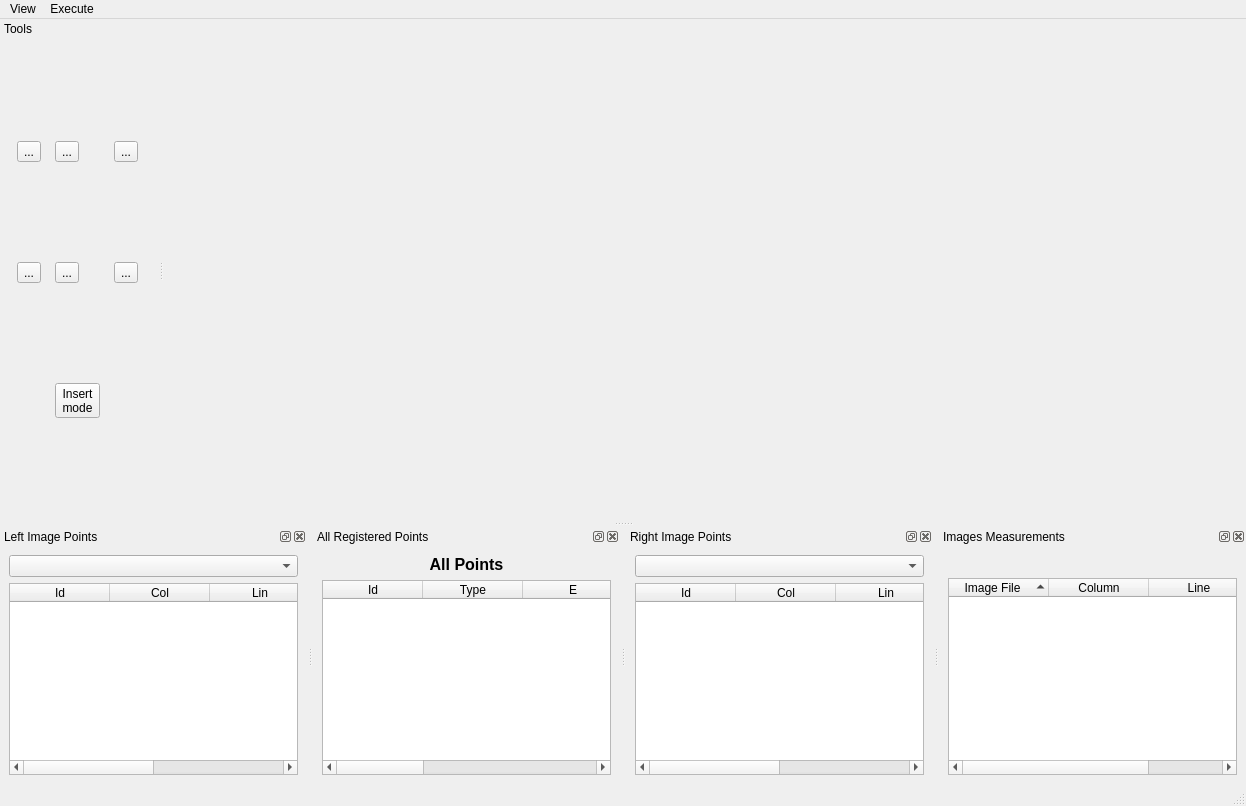
 <widget class="QMainWindow" name="PTMainWindow">
  <property name="geometry">
   <rect>
    <x>0</x>
    <y>0</y>
    <width>1246</width>
    <height>806</height>
   </rect>
  </property>
  <property name="windowTitle">
   <string>MainWindow</string>
  </property>
  <property name="autoFillBackground">
   <bool>true</bool>
  </property>
  <widget class="QWidget" name="centralwidget">
   <property name="maximumSize">
    <size>
     <width>16777215</width>
     <height>16777215</height>
    </size>
   </property>
   <layout class="QHBoxLayout" name="horizontalLayout">
    <item>
     <layout class="QVBoxLayout" name="viewerLayout">
      <property name="sizeConstraint">
       <enum>QLayout::SetNoConstraint</enum>
      </property>
     </layout>
    </item>
   </layout>
  </widget>
  <widget class="QMenuBar" name="menubar">
   <property name="geometry">
    <rect>
     <x>0</x>
     <y>0</y>
     <width>1246</width>
     <height>25</height>
    </rect>
   </property>
   <widget class="QMenu" name="menuView">
    <property name="title">
     <string>View</string>
    </property>
   </widget>
   <widget class="QMenu" name="menuExecute">
    <property name="title">
     <string>Execute</string>
    </property>
    <addaction name="actionCalculateFotoTri"/>
   </widget>
   <addaction name="menuView"/>
   <addaction name="menuExecute"/>
  </widget>
  <widget class="QStatusBar" name="statusBar"/>
  <widget class="QDockWidget" name="leftImageDock">
   <property name="sizePolicy">
    <sizepolicy hsizetype="MinimumExpanding" vsizetype="Preferred">
     <horstretch>0</horstretch>
     <verstretch>0</verstretch>
    </sizepolicy>
   </property>
   <property name="minimumSize">
    <size>
     <width>107</width>
     <height>164</height>
    </size>
   </property>
   <property name="features">
    <set>QDockWidget::AllDockWidgetFeatures</set>
   </property>
   <property name="allowedAreas">
    <set>Qt::BottomDockWidgetArea</set>
   </property>
   <property name="windowTitle">
    <string>Left Image Points</string>
   </property>
   <attribute name="dockWidgetArea">
    <number>8</number>
   </attribute>
   <widget class="QWidget" name="dockWidgetContents_7">
    <layout class="QVBoxLayout" name="verticalLayout">
     <item>
      <widget class="QComboBox" name="leftImageComboBox"/>
     </item>
     <item>
      <widget class="br::uerj::eng::efoto::ETableWidget" name="leftImageTableWidget">
       <property name="focusPolicy">
        <enum>Qt::StrongFocus</enum>
       </property>
       <property name="toolTip">
        <string comment="disambi" extracomment="comment">&lt;!DOCTYPE HTML PUBLIC &quot;-//W3C//DTD HTML 4.0//EN&quot; &quot;http://www.w3.org/TR/REC-html40/strict.dtd&quot;&gt;
&lt;html&gt;&lt;head&gt;&lt;meta name=&quot;qrichtext&quot; content=&quot;1&quot; /&gt;&lt;style type=&quot;text/css&quot;&gt;
p, li { white-space: pre-wrap; }
&lt;/style&gt;&lt;/head&gt;&lt;body style=&quot; font-family:'Sans'; font-size:10pt; font-weight:400; font-style:normal;&quot;&gt;
&lt;p style=&quot; margin-top:0px; margin-bottom:0px; margin-left:0px; margin-right:0px; -qt-block-indent:0; text-indent:0px;&quot;&gt;&lt;span style=&quot; color:#000000;&quot;&gt;Table with image's points&lt;/span&gt;&lt;/p&gt;&lt;/body&gt;&lt;/html&gt;</string>
       </property>
       <property name="editTriggers">
        <set>QAbstractItemView::NoEditTriggers</set>
       </property>
       <property name="showDropIndicator" stdset="0">
        <bool>false</bool>
       </property>
       <property name="dragDropOverwriteMode">
        <bool>false</bool>
       </property>
       <property name="sortingEnabled">
        <bool>true</bool>
       </property>
       <property name="rowCount">
        <number>0</number>
       </property>
       <property name="columnCount">
        <number>4</number>
       </property>
       <column>
        <property name="text">
         <string>Id</string>
        </property>
       </column>
       <column>
        <property name="text">
         <string>Col</string>
        </property>
       </column>
       <column>
        <property name="text">
         <string>Lin</string>
        </property>
       </column>
       <column>
        <property name="text">
         <string>key</string>
        </property>
       </column>
      </widget>
     </item>
    </layout>
   </widget>
  </widget>
  <widget class="QDockWidget" name="pointsDock">
   <property name="sizePolicy">
    <sizepolicy hsizetype="MinimumExpanding" vsizetype="Preferred">
     <horstretch>0</horstretch>
     <verstretch>0</verstretch>
    </sizepolicy>
   </property>
   <property name="minimumSize">
    <size>
     <width>103</width>
     <height>152</height>
    </size>
   </property>
   <property name="features">
    <set>QDockWidget::AllDockWidgetFeatures</set>
   </property>
   <property name="allowedAreas">
    <set>Qt::BottomDockWidgetArea</set>
   </property>
   <property name="windowTitle">
    <string>All Registered Points</string>
   </property>
   <attribute name="dockWidgetArea">
    <number>8</number>
   </attribute>
   <widget class="QWidget" name="dockWidgetContents_8">
    <layout class="QVBoxLayout" name="verticalLayout_2">
     <item>
      <widget class="QLabel" name="label_2">
       <property name="sizePolicy">
        <sizepolicy hsizetype="Minimum" vsizetype="Preferred">
         <horstretch>0</horstretch>
         <verstretch>0</verstretch>
        </sizepolicy>
       </property>
       <property name="text">
        <string>&lt;!DOCTYPE HTML PUBLIC &quot;-//W3C//DTD HTML 4.0//EN&quot; &quot;http://www.w3.org/TR/REC-html40/strict.dtd&quot;&gt;
&lt;html&gt;&lt;head&gt;&lt;meta name=&quot;qrichtext&quot; content=&quot;1&quot; /&gt;&lt;style type=&quot;text/css&quot;&gt;
p, li { white-space: pre-wrap; }
&lt;/style&gt;&lt;/head&gt;&lt;body style=&quot; font-family:'MS Shell Dlg 2'; font-size:8.25pt; font-weight:400; font-style:normal;&quot;&gt;
&lt;p align=&quot;center&quot; style=&quot; margin-top:0px; margin-bottom:0px; margin-left:0px; margin-right:0px; -qt-block-indent:0; text-indent:0px;&quot;&gt;&lt;span style=&quot; font-size:12pt; font-weight:600;&quot;&gt;All Points&lt;/span&gt;&lt;/p&gt;&lt;/body&gt;&lt;/html&gt;</string>
       </property>
      </widget>
     </item>
     <item>
      <widget class="br::uerj::eng::efoto::ETableWidget" name="pointsTableWidget">
       <property name="toolTip">
        <string>&lt;!DOCTYPE HTML PUBLIC &quot;-//W3C//DTD HTML 4.0//EN&quot; &quot;http://www.w3.org/TR/REC-html40/strict.dtd&quot;&gt;
&lt;html&gt;&lt;head&gt;&lt;meta name=&quot;qrichtext&quot; content=&quot;1&quot; /&gt;&lt;style type=&quot;text/css&quot;&gt;
p, li { white-space: pre-wrap; }
&lt;/style&gt;&lt;/head&gt;&lt;body style=&quot; font-family:'Sans'; font-size:10pt; font-weight:400; font-style:normal;&quot;&gt;
&lt;p style=&quot; margin-top:0px; margin-bottom:0px; margin-left:0px; margin-right:0px; -qt-block-indent:0; text-indent:0px;&quot;&gt;&lt;span style=&quot; color:#000000;&quot;&gt;Table with all points&lt;/span&gt;&lt;/p&gt;&lt;/body&gt;&lt;/html&gt;</string>
       </property>
       <property name="sortingEnabled">
        <bool>true</bool>
       </property>
       <property name="rowCount">
        <number>0</number>
       </property>
       <property name="columnCount">
        <number>6</number>
       </property>
       <column>
        <property name="text">
         <string>Id</string>
        </property>
       </column>
       <column>
        <property name="text">
         <string>Type</string>
        </property>
       </column>
       <column>
        <property name="text">
         <string>E</string>
        </property>
       </column>
       <column>
        <property name="text">
         <string>N</string>
        </property>
       </column>
       <column>
        <property name="text">
         <string>H</string>
        </property>
       </column>
       <column>
        <property name="text">
         <string>keys</string>
        </property>
       </column>
      </widget>
     </item>
    </layout>
   </widget>
  </widget>
  <widget class="QDockWidget" name="rightImageDock">
   <property name="sizePolicy">
    <sizepolicy hsizetype="MinimumExpanding" vsizetype="Preferred">
     <horstretch>0</horstretch>
     <verstretch>0</verstretch>
    </sizepolicy>
   </property>
   <property name="minimumSize">
    <size>
     <width>107</width>
     <height>164</height>
    </size>
   </property>
   <property name="features">
    <set>QDockWidget::AllDockWidgetFeatures</set>
   </property>
   <property name="allowedAreas">
    <set>Qt::BottomDockWidgetArea</set>
   </property>
   <property name="windowTitle">
    <string>Right Image Points</string>
   </property>
   <attribute name="dockWidgetArea">
    <number>8</number>
   </attribute>
   <widget class="QWidget" name="dockWidgetContents_9">
    <layout class="QVBoxLayout" name="verticalLayout_3">
     <item>
      <widget class="QComboBox" name="rightImageComboBox"/>
     </item>
     <item>
      <widget class="br::uerj::eng::efoto::ETableWidget" name="rightImageTableWidget">
       <property name="toolTip">
        <string>&lt;!DOCTYPE HTML PUBLIC &quot;-//W3C//DTD HTML 4.0//EN&quot; &quot;http://www.w3.org/TR/REC-html40/strict.dtd&quot;&gt;
&lt;html&gt;&lt;head&gt;&lt;meta name=&quot;qrichtext&quot; content=&quot;1&quot; /&gt;&lt;style type=&quot;text/css&quot;&gt;
p, li { white-space: pre-wrap; }
&lt;/style&gt;&lt;/head&gt;&lt;body style=&quot; font-family:'Sans'; font-size:10pt; font-weight:400; font-style:normal;&quot;&gt;
&lt;p style=&quot; margin-top:0px; margin-bottom:0px; margin-left:0px; margin-right:0px; -qt-block-indent:0; text-indent:0px;&quot;&gt;&lt;span style=&quot; color:#000000;&quot;&gt;Table with image's points&lt;/span&gt;&lt;/p&gt;&lt;/body&gt;&lt;/html&gt;</string>
       </property>
       <property name="sortingEnabled">
        <bool>true</bool>
       </property>
       <property name="rowCount">
        <number>0</number>
       </property>
       <property name="columnCount">
        <number>4</number>
       </property>
       <column>
        <property name="text">
         <string>Id</string>
        </property>
       </column>
       <column>
        <property name="text">
         <string>Col</string>
        </property>
       </column>
       <column>
        <property name="text">
         <string>Lin</string>
        </property>
       </column>
       <column>
        <property name="text">
         <string>Key</string>
        </property>
       </column>
      </widget>
     </item>
    </layout>
   </widget>
  </widget>
  <widget class="QDockWidget" name="toolsDockWidget">
   <property name="sizePolicy">
    <sizepolicy hsizetype="Minimum" vsizetype="Minimum">
     <horstretch>0</horstretch>
     <verstretch>0</verstretch>
    </sizepolicy>
   </property>
   <property name="minimumSize">
    <size>
     <width>158</width>
     <height>177</height>
    </size>
   </property>
   <property name="maximumSize">
    <size>
     <width>500</width>
     <height>524287</height>
    </size>
   </property>
   <property name="baseSize">
    <size>
     <width>200</width>
     <height>300</height>
    </size>
   </property>
   <property name="features">
    <set>QDockWidget::DockWidgetMovable</set>
   </property>
   <property name="allowedAreas">
    <set>Qt::LeftDockWidgetArea|Qt::RightDockWidgetArea</set>
   </property>
   <property name="windowTitle">
    <string>Tools</string>
   </property>
   <attribute name="dockWidgetArea">
    <number>1</number>
   </attribute>
   <widget class="QWidget" name="dockWidgetContents_2">
    <layout class="QGridLayout" name="gridLayout">
     <item row="0" column="0">
      <widget class="QToolButton" name="markToolButton">
       <property name="toolTip">
        <string>&lt;!DOCTYPE HTML PUBLIC &quot;-//W3C//DTD HTML 4.0//EN&quot; &quot;http://www.w3.org/TR/REC-html40/strict.dtd&quot;&gt;
&lt;html&gt;&lt;head&gt;&lt;meta name=&quot;qrichtext&quot; content=&quot;1&quot; /&gt;&lt;style type=&quot;text/css&quot;&gt;
p, li { white-space: pre-wrap; }
&lt;/style&gt;&lt;/head&gt;&lt;body style=&quot; font-family:'Sans'; font-size:10pt; font-weight:400; font-style:normal;&quot;&gt;
&lt;p style=&quot; margin-top:0px; margin-bottom:0px; margin-left:0px; margin-right:0px; -qt-block-indent:0; text-indent:0px;&quot;&gt;&lt;span style=&quot; color:#000000;&quot;&gt;Create a photogrammetric point in project&lt;/span&gt;&lt;/p&gt;&lt;/body&gt;&lt;/html&gt;</string>
       </property>
       <property name="text">
        <string>...</string>
       </property>
       <property name="icon">
        <iconset resource="../resource/resource.qrc">
         <normaloff>:/icon/addmark.png</normaloff>:/icon/addmark.png</iconset>
       </property>
       <property name="iconSize">
        <size>
         <width>32</width>
         <height>32</height>
        </size>
       </property>
      </widget>
     </item>
     <item row="0" column="1">
      <widget class="QToolButton" name="flightDirectionToolButton">
       <property name="text">
        <string>...</string>
       </property>
       <property name="icon">
        <iconset resource="../resource/resource.qrc">
         <normaloff>:/icon/fd.png</normaloff>:/icon/fd.png</iconset>
       </property>
       <property name="iconSize">
        <size>
         <width>32</width>
         <height>32</height>
        </size>
       </property>
      </widget>
     </item>
     <item row="0" column="2">
      <widget class="QToolButton" name="calculateFotoTriToolButton">
       <property name="text">
        <string>...</string>
       </property>
       <property name="icon">
        <iconset resource="../resource/resource.qrc">
         <normaloff>:/icon/exterior.png</normaloff>:/icon/exterior.png</iconset>
       </property>
       <property name="iconSize">
        <size>
         <width>32</width>
         <height>32</height>
        </size>
       </property>
      </widget>
     </item>
     <item row="1" column="0">
      <widget class="QToolButton" name="saveMarksButton">
       <property name="toolTip">
        <string>&lt;!DOCTYPE HTML PUBLIC &quot;-//W3C//DTD HTML 4.0//EN&quot; &quot;http://www.w3.org/TR/REC-html40/strict.dtd&quot;&gt;
&lt;html&gt;&lt;head&gt;&lt;meta name=&quot;qrichtext&quot; content=&quot;1&quot; /&gt;&lt;style type=&quot;text/css&quot;&gt;
p, li { white-space: pre-wrap; }
&lt;/style&gt;&lt;/head&gt;&lt;body style=&quot; font-family:'MS Shell Dlg 2'; font-size:8.25pt; font-weight:400; font-style:normal;&quot;&gt;
&lt;p style=&quot; margin-top:0px; margin-bottom:0px; margin-left:0px; margin-right:0px; -qt-block-indent:0; text-indent:0px;&quot;&gt;&lt;span style=&quot; color:#000000;&quot;&gt;Save only marks&lt;/span&gt;&lt;/p&gt;&lt;/body&gt;&lt;/html&gt;</string>
       </property>
       <property name="text">
        <string>...</string>
       </property>
       <property name="icon">
        <iconset resource="../resource/resource.qrc">
         <normaloff>:/icon/filesave</normaloff>:/icon/filesave</iconset>
       </property>
       <property name="iconSize">
        <size>
         <width>32</width>
         <height>32</height>
        </size>
       </property>
      </widget>
     </item>
     <item row="1" column="1">
      <widget class="QToolButton" name="viewReportToolButton">
       <property name="text">
        <string>...</string>
       </property>
       <property name="icon">
        <iconset resource="../resource/resource.qrc">
         <normaloff>:/icon/table.png</normaloff>:/icon/table.png</iconset>
       </property>
       <property name="iconSize">
        <size>
         <width>32</width>
         <height>32</height>
        </size>
       </property>
      </widget>
     </item>
     <item row="1" column="2">
      <widget class="QToolButton" name="exportToKmlButton">
       <property name="toolTip">
        <string>&lt;!DOCTYPE HTML PUBLIC &quot;-//W3C//DTD HTML 4.0//EN&quot; &quot;http://www.w3.org/TR/REC-html40/strict.dtd&quot;&gt;
&lt;html&gt;&lt;head&gt;&lt;meta name=&quot;qrichtext&quot; content=&quot;1&quot; /&gt;&lt;style type=&quot;text/css&quot;&gt;
p, li { white-space: pre-wrap; }
&lt;/style&gt;&lt;/head&gt;&lt;body style=&quot; font-family:'MS Shell Dlg 2'; font-size:8.25pt; font-weight:400; font-style:normal;&quot;&gt;
&lt;p style=&quot; margin-top:0px; margin-bottom:0px; margin-left:0px; margin-right:0px; -qt-block-indent:0; text-indent:0px;&quot;&gt;&lt;span style=&quot; font-size:8pt; font-weight:600; color:#000000;&quot;&gt;Make a google Earthfile with marks and images limits&lt;/span&gt;&lt;/p&gt;&lt;/body&gt;&lt;/html&gt;</string>
       </property>
       <property name="text">
        <string>...</string>
       </property>
       <property name="icon">
        <iconset resource="../resource/resource.qrc">
         <normaloff>:/icon/exportKMLIcon.png</normaloff>:/icon/exportKMLIcon.png</iconset>
       </property>
       <property name="iconSize">
        <size>
         <width>32</width>
         <height>32</height>
        </size>
       </property>
      </widget>
     </item>
     <item row="2" column="1">
      <widget class="QToolButton" name="insertPointInButton">
       <property name="toolTip">
        <string>&lt;!DOCTYPE HTML PUBLIC &quot;-//W3C//DTD HTML 4.0//EN&quot; &quot;http://www.w3.org/TR/REC-html40/strict.dtd&quot;&gt;
&lt;html&gt;&lt;head&gt;&lt;meta name=&quot;qrichtext&quot; content=&quot;1&quot; /&gt;&lt;style type=&quot;text/css&quot;&gt;
p, li { white-space: pre-wrap; }
&lt;/style&gt;&lt;/head&gt;&lt;body style=&quot; font-family:'Sans'; font-size:10pt; font-weight:400; font-style:normal;&quot;&gt;
&lt;p style=&quot; margin-top:0px; margin-bottom:0px; margin-left:0px; margin-right:0px; -qt-block-indent:0; text-indent:0px;&quot;&gt;&lt;span style=&quot; color:#000000;&quot;&gt;Change to insertion mode to ON or OFF&lt;/span&gt;&lt;/p&gt;&lt;/body&gt;&lt;/html&gt;</string>
       </property>
       <property name="statusTip">
        <string/>
       </property>
       <property name="text">
        <string>Insert
mode</string>
       </property>
       <property name="checkable">
        <bool>true</bool>
       </property>
       <property name="popupMode">
        <enum>QToolButton::InstantPopup</enum>
       </property>
       <property name="toolButtonStyle">
        <enum>Qt::ToolButtonTextOnly</enum>
       </property>
       <property name="autoRaise">
        <bool>false</bool>
       </property>
       <property name="arrowType">
        <enum>Qt::LeftArrow</enum>
       </property>
      </widget>
     </item>
    </layout>
   </widget>
  </widget>
  <widget class="QDockWidget" name="appearancesImagesDock">
   <property name="sizePolicy">
    <sizepolicy hsizetype="MinimumExpanding" vsizetype="Minimum">
     <horstretch>0</horstretch>
     <verstretch>0</verstretch>
    </sizepolicy>
   </property>
   <property name="minimumSize">
    <size>
     <width>102</width>
     <height>150</height>
    </size>
   </property>
   <property name="windowTitle">
    <string>Images Measurements</string>
   </property>
   <attribute name="dockWidgetArea">
    <number>8</number>
   </attribute>
   <widget class="QWidget" name="dockWidgetContents">
    <layout class="QVBoxLayout" name="verticalLayout_4">
     <item>
      <widget class="QLabel" name="pointIdLabel">
       <property name="sizePolicy">
        <sizepolicy hsizetype="Preferred" vsizetype="Fixed">
         <horstretch>0</horstretch>
         <verstretch>0</verstretch>
        </sizepolicy>
       </property>
       <property name="minimumSize">
        <size>
         <width>0</width>
         <height>17</height>
        </size>
       </property>
       <property name="maximumSize">
        <size>
         <width>16777215</width>
         <height>17</height>
        </size>
       </property>
       <property name="text">
        <string/>
       </property>
       <property name="alignment">
        <set>Qt::AlignCenter</set>
       </property>
      </widget>
     </item>
     <item>
      <widget class="QTreeWidget" name="imagesPointTreeWidget">
       <property name="sizePolicy">
        <sizepolicy hsizetype="Preferred" vsizetype="Preferred">
         <horstretch>0</horstretch>
         <verstretch>0</verstretch>
        </sizepolicy>
       </property>
       <property name="minimumSize">
        <size>
         <width>0</width>
         <height>0</height>
        </size>
       </property>
       <property name="maximumSize">
        <size>
         <width>16777215</width>
         <height>16777215</height>
        </size>
       </property>
       <property name="autoScroll">
        <bool>true</bool>
       </property>
       <property name="editTriggers">
        <set>QAbstractItemView::NoEditTriggers</set>
       </property>
       <property name="showDropIndicator" stdset="0">
        <bool>false</bool>
       </property>
       <property name="dragDropMode">
        <enum>QAbstractItemView::NoDragDrop</enum>
       </property>
       <property name="alternatingRowColors">
        <bool>true</bool>
       </property>
       <property name="selectionMode">
        <enum>QAbstractItemView::SingleSelection</enum>
       </property>
       <property name="indentation">
        <number>0</number>
       </property>
       <property name="rootIsDecorated">
        <bool>true</bool>
       </property>
       <property name="uniformRowHeights">
        <bool>true</bool>
       </property>
       <property name="itemsExpandable">
        <bool>true</bool>
       </property>
       <property name="sortingEnabled">
        <bool>true</bool>
       </property>
       <property name="animated">
        <bool>true</bool>
       </property>
       <property name="wordWrap">
        <bool>true</bool>
       </property>
       <property name="columnCount">
        <number>4</number>
       </property>
       <attribute name="headerShowSortIndicator" stdset="0">
        <bool>true</bool>
       </attribute>
       <attribute name="headerStretchLastSection">
        <bool>true</bool>
       </attribute>
       <column>
        <property name="text">
         <string>Image File</string>
        </property>
        <property name="textAlignment">
         <set>AlignHCenter|AlignVCenter|AlignCenter</set>
        </property>
       </column>
       <column>
        <property name="text">
         <string notr="true">Column</string>
        </property>
        <property name="textAlignment">
         <set>AlignHCenter|AlignVCenter|AlignCenter</set>
        </property>
       </column>
       <column>
        <property name="text">
         <string notr="true">Line</string>
        </property>
        <property name="textAlignment">
         <set>AlignHCenter|AlignVCenter|AlignCenter</set>
        </property>
       </column>
       <column>
        <property name="text">
         <string notr="true">Image Key</string>
        </property>
        <property name="textAlignment">
         <set>AlignHCenter|AlignVCenter|AlignCenter</set>
        </property>
       </column>
      </widget>
     </item>
    </layout>
   </widget>
  </widget>
  <action name="actionSet_Mark">
   <property name="checkable">
    <bool>true</bool>
   </property>
   <property name="icon">
    <iconset>
     <normaloff>:/icon/mark.png</normaloff>:/icon/mark.png</iconset>
   </property>
   <property name="text">
    <string>actionSet_Mark</string>
   </property>
   <property name="toolTip">
    <string>&lt;!DOCTYPE HTML PUBLIC &quot;-//W3C//DTD HTML 4.0//EN&quot; &quot;http://www.w3.org/TR/REC-html40/strict.dtd&quot;&gt;
&lt;html&gt;&lt;head&gt;&lt;meta name=&quot;qrichtext&quot; content=&quot;1&quot; /&gt;&lt;style type=&quot;text/css&quot;&gt;
p, li { white-space: pre-wrap; }
&lt;/style&gt;&lt;/head&gt;&lt;body style=&quot; font-family:'Sans'; font-size:10pt; font-weight:400; font-style:normal;&quot;&gt;
&lt;p style=&quot; margin-top:0px; margin-bottom:0px; margin-left:0px; margin-right:0px; -qt-block-indent:0; text-indent:0px;&quot;&gt;&lt;span style=&quot; color:#000000;&quot;&gt;Mark point in image&lt;/span&gt;&lt;/p&gt;&lt;/body&gt;&lt;/html&gt;</string>
   </property>
   <property name="iconVisibleInMenu">
    <bool>false</bool>
   </property>
   <property name="priority">
    <enum>QAction::LowPriority</enum>
   </property>
  </action>
  <action name="actionMove">
   <property name="checkable">
    <bool>true</bool>
   </property>
   <property name="icon">
    <iconset resource="../resource/resource.qrc">
     <normaloff>:/icon/move.png</normaloff>:/icon/move.png</iconset>
   </property>
   <property name="text">
    <string>move</string>
   </property>
   <property name="toolTip">
    <string>&lt;!DOCTYPE HTML PUBLIC &quot;-//W3C//DTD HTML 4.0//EN&quot; &quot;http://www.w3.org/TR/REC-html40/strict.dtd&quot;&gt;
&lt;html&gt;&lt;head&gt;&lt;meta name=&quot;qrichtext&quot; content=&quot;1&quot; /&gt;&lt;style type=&quot;text/css&quot;&gt;
p, li { white-space: pre-wrap; }
&lt;/style&gt;&lt;/head&gt;&lt;body style=&quot; font-family:'Sans'; font-size:10pt; font-weight:400; font-style:normal;&quot;&gt;
&lt;p style=&quot; margin-top:0px; margin-bottom:0px; margin-left:0px; margin-right:0px; -qt-block-indent:0; text-indent:0px;&quot;&gt;&lt;span style=&quot; color:#000000;&quot;&gt;Move a image&lt;/span&gt;&lt;/p&gt;&lt;/body&gt;&lt;/html&gt;</string>
   </property>
  </action>
  <action name="actionZoom">
   <property name="checkable">
    <bool>true</bool>
   </property>
   <property name="icon">
    <iconset resource="../resource/resource.qrc">
     <normaloff>:/icon/find.png</normaloff>:/icon/find.png</iconset>
   </property>
   <property name="text">
    <string>zoom</string>
   </property>
   <property name="toolTip">
    <string>&lt;!DOCTYPE HTML PUBLIC &quot;-//W3C//DTD HTML 4.0//EN&quot; &quot;http://www.w3.org/TR/REC-html40/strict.dtd&quot;&gt;
&lt;html&gt;&lt;head&gt;&lt;meta name=&quot;qrichtext&quot; content=&quot;1&quot; /&gt;&lt;style type=&quot;text/css&quot;&gt;
p, li { white-space: pre-wrap; }
&lt;/style&gt;&lt;/head&gt;&lt;body style=&quot; font-family:'Sans'; font-size:10pt; font-weight:400; font-style:normal;&quot;&gt;
&lt;p style=&quot; margin-top:0px; margin-bottom:0px; margin-left:0px; margin-right:0px; -qt-block-indent:0; text-indent:0px;&quot;&gt;&lt;span style=&quot; color:#000000;&quot;&gt;Zoom in image&lt;/span&gt;&lt;/p&gt;&lt;/body&gt;&lt;/html&gt;</string>
   </property>
  </action>
  <action name="actionFit_View">
   <property name="icon">
    <iconset resource="../resource/resource.qrc">
     <normaloff>:/icon/fit.png</normaloff>:/icon/fit.png</iconset>
   </property>
   <property name="text">
    <string>fit</string>
   </property>
   <property name="toolTip">
    <string>&lt;!DOCTYPE HTML PUBLIC &quot;-//W3C//DTD HTML 4.0//EN&quot; &quot;http://www.w3.org/TR/REC-html40/strict.dtd&quot;&gt;
&lt;html&gt;&lt;head&gt;&lt;meta name=&quot;qrichtext&quot; content=&quot;1&quot; /&gt;&lt;style type=&quot;text/css&quot;&gt;
p, li { white-space: pre-wrap; }
&lt;/style&gt;&lt;/head&gt;&lt;body style=&quot; font-family:'Sans'; font-size:10pt; font-weight:400; font-style:normal;&quot;&gt;
&lt;p style=&quot; margin-top:0px; margin-bottom:0px; margin-left:0px; margin-right:0px; -qt-block-indent:0; text-indent:0px;&quot;&gt;&lt;span style=&quot; color:#000000;&quot;&gt;Fit image in all possible area&lt;/span&gt;&lt;/p&gt;&lt;/body&gt;&lt;/html&gt;</string>
   </property>
  </action>
  <action name="actionFoto_Tri">
   <property name="icon">
    <iconset resource="../resource/resource.qrc">
     <normaloff>:/icon/exterior.png</normaloff>:/icon/exterior.png</iconset>
   </property>
   <property name="text">
    <string>fotoTri</string>
   </property>
   <property name="toolTip">
    <string>&lt;!DOCTYPE HTML PUBLIC &quot;-//W3C//DTD HTML 4.0//EN&quot; &quot;http://www.w3.org/TR/REC-html40/strict.dtd&quot;&gt;
&lt;html&gt;&lt;head&gt;&lt;meta name=&quot;qrichtext&quot; content=&quot;1&quot; /&gt;&lt;style type=&quot;text/css&quot;&gt;
p, li { white-space: pre-wrap; }
&lt;/style&gt;&lt;/head&gt;&lt;body style=&quot; font-family:'Sans'; font-size:10pt; font-weight:400; font-style:normal;&quot;&gt;
&lt;p style=&quot; margin-top:0px; margin-bottom:0px; margin-left:0px; margin-right:0px; -qt-block-indent:0; text-indent:0px;&quot;&gt;&lt;span style=&quot; color:#000000;&quot;&gt;Run PhotoTriangulation&lt;/span&gt;&lt;/p&gt;&lt;/body&gt;&lt;/html&gt;</string>
   </property>
  </action>
  <action name="actionView_Report">
   <property name="icon">
    <iconset resource="../resource/resource.qrc">
     <normaloff>:/icon/table.png</normaloff>:/icon/table.png</iconset>
   </property>
   <property name="text">
    <string>viewReport</string>
   </property>
   <property name="toolTip">
    <string>&lt;!DOCTYPE HTML PUBLIC &quot;-//W3C//DTD HTML 4.0//EN&quot; &quot;http://www.w3.org/TR/REC-html40/strict.dtd&quot;&gt;
&lt;html&gt;&lt;head&gt;&lt;meta name=&quot;qrichtext&quot; content=&quot;1&quot; /&gt;&lt;style type=&quot;text/css&quot;&gt;
p, li { white-space: pre-wrap; }
&lt;/style&gt;&lt;/head&gt;&lt;body style=&quot; font-family:'Sans'; font-size:10pt; font-weight:400; font-style:normal;&quot;&gt;
&lt;p style=&quot; margin-top:0px; margin-bottom:0px; margin-left:0px; margin-right:0px; -qt-block-indent:0; text-indent:0px;&quot;&gt;&lt;span style=&quot; color:#000000;&quot;&gt;See the results/report&lt;/span&gt;&lt;/p&gt;&lt;/body&gt;&lt;/html&gt;</string>
   </property>
  </action>
  <action name="actionFlightDirection">
   <property name="checkable">
    <bool>true</bool>
   </property>
   <property name="icon">
    <iconset resource="../resource/resource.qrc">
     <normaloff>:/icon/fd.png</normaloff>:/icon/fd.png</iconset>
   </property>
   <property name="text">
    <string>flightdirection</string>
   </property>
   <property name="toolTip">
    <string>&lt;!DOCTYPE HTML PUBLIC &quot;-//W3C//DTD HTML 4.0//EN&quot; &quot;http://www.w3.org/TR/REC-html40/strict.dtd&quot;&gt;
&lt;html&gt;&lt;head&gt;&lt;meta name=&quot;qrichtext&quot; content=&quot;1&quot; /&gt;&lt;style type=&quot;text/css&quot;&gt;
p, li { white-space: pre-wrap; }
&lt;/style&gt;&lt;/head&gt;&lt;body style=&quot; font-family:'Sans'; font-size:10pt; font-weight:400; font-style:normal;&quot;&gt;
&lt;p style=&quot; margin-top:0px; margin-bottom:0px; margin-left:0px; margin-right:0px; -qt-block-indent:0; text-indent:0px;&quot;&gt;&lt;span style=&quot; color:#000000;&quot;&gt;Indicates flight's direction&lt;/span&gt;&lt;/p&gt;&lt;/body&gt;&lt;/html&gt;</string>
   </property>
  </action>
  <action name="actionCalculateFotoTri">
   <property name="text">
    <string>Calculate</string>
   </property>
   <property name="toolTip">
    <string>Calculate PhotoTriangulation</string>
   </property>
   <property name="shortcut">
    <string>Alt+F</string>
   </property>
  </action>
 </widget>
